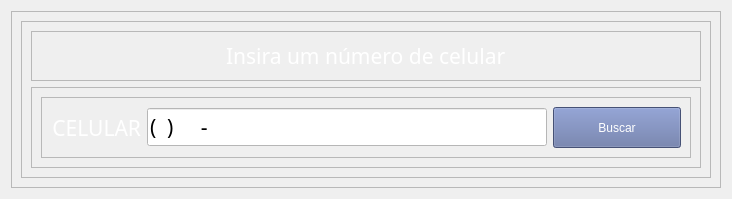
  <widget class="QWidget" name="page_2">
   <property name="sizePolicy">
    <sizepolicy hsizetype="Preferred" vsizetype="Preferred">
     <horstretch>0</horstretch>
     <verstretch>0</verstretch>
    </sizepolicy>
   </property>
   <layout class="QVBoxLayout" name="verticalLayout_8">
    <item>
     <widget class="QFrame" name="frame_13">
      <property name="frameShape">
       <enum>QFrame::StyledPanel</enum>
      </property>
      <property name="frameShadow">
       <enum>QFrame::Raised</enum>
      </property>
      <layout class="QVBoxLayout" name="verticalLayout_12">
       <item>
        <widget class="QFrame" name="frame_17">
         <property name="frameShape">
          <enum>QFrame::StyledPanel</enum>
         </property>
         <property name="frameShadow">
          <enum>QFrame::Raised</enum>
         </property>
         <layout class="QVBoxLayout" name="verticalLayout_9">
          <item>
           <widget class="QFrame" name="frame_18">
            <property name="maximumSize">
             <size>
              <width>16777215</width>
              <height>16777215</height>
             </size>
            </property>
            <property name="frameShape">
             <enum>QFrame::StyledPanel</enum>
            </property>
            <property name="frameShadow">
             <enum>QFrame::Raised</enum>
            </property>
            <layout class="QVBoxLayout" name="verticalLayout_10">
             <item alignment="Qt::AlignHCenter|Qt::AlignVCenter">
              <widget class="QLabel" name="label_4">
               <property name="font">
                <font>
                 <family>Century Gothic</family>
                 <pointsize>16</pointsize>
                </font>
               </property>
               <property name="styleSheet">
                <string notr="true">color: rgb(255, 255, 255);</string>
               </property>
               <property name="text">
                <string>Insira um número de celular</string>
               </property>
              </widget>
             </item>
            </layout>
           </widget>
          </item>
          <item alignment="Qt::AlignTop">
           <widget class="QFrame" name="frame_19">
            <property name="frameShape">
             <enum>QFrame::StyledPanel</enum>
            </property>
            <property name="frameShadow">
             <enum>QFrame::Raised</enum>
            </property>
            <layout class="QVBoxLayout" name="verticalLayout_11">
             <item alignment="Qt::AlignHCenter">
              <widget class="QFrame" name="frame_20">
               <property name="frameShape">
                <enum>QFrame::StyledPanel</enum>
               </property>
               <property name="frameShadow">
                <enum>QFrame::Raised</enum>
               </property>
               <layout class="QHBoxLayout" name="horizontalLayout_13">
                <item alignment="Qt::AlignRight">
                 <widget class="QLabel" name="le_celular_label_3">
                  <property name="minimumSize">
                   <size>
                    <width>90</width>
                    <height>31</height>
                   </size>
                  </property>
                  <property name="maximumSize">
                   <size>
                    <width>16777215</width>
                    <height>16777215</height>
                   </size>
                  </property>
                  <property name="font">
                   <font>
                    <family>Century Gothic</family>
                    <pointsize>16</pointsize>
                    <italic>false</italic>
                    <bold>false</bold>
                   </font>
                  </property>
                  <property name="styleSheet">
                   <string notr="true">color: rgb(255, 255, 255);
font: 16pt &quot;Century Gothic&quot;;</string>
                  </property>
                  <property name="text">
                   <string>CELULAR</string>
                  </property>
                  <property name="alignment">
                   <set>Qt::AlignRight|Qt::AlignTrailing|Qt::AlignVCenter</set>
                  </property>
                 </widget>
                </item>
                <item alignment="Qt::AlignHCenter">
                 <widget class="QLineEdit" name="le_celular_3">
                  <property name="minimumSize">
                   <size>
                    <width>400</width>
                    <height>31</height>
                   </size>
                  </property>
                  <property name="maximumSize">
                   <size>
                    <width>16777215</width>
                    <height>16777215</height>
                   </size>
                  </property>
                  <property name="font">
                   <font>
                    <family>Century Gothic</family>
                    <pointsize>16</pointsize>
                    <italic>false</italic>
                    <bold>false</bold>
                    <stylestrategy>PreferAntialias</stylestrategy>
                   </font>
                  </property>
                  <property name="focusPolicy">
                   <enum>Qt::StrongFocus</enum>
                  </property>
                  <property name="acceptDrops">
                   <bool>true</bool>
                  </property>
                  <property name="autoFillBackground">
                   <bool>false</bool>
                  </property>
                  <property name="styleSheet">
                   <string notr="true">background-color: rgb(255, 255, 255);
font: 16pt &quot;Century Gothic&quot;;</string>
                  </property>
                  <property name="inputMethodHints">
                   <set>Qt::ImhDigitsOnly</set>
                  </property>
                  <property name="inputMask">
                   <string>(00)00000-0000</string>
                  </property>
                  <property name="text">
                   <string notr="true">()-</string>
                  </property>
                  <property name="maxLength">
                   <number>14</number>
                  </property>
                  <property name="placeholderText">
                   <string/>
                  </property>
                  <property name="clearButtonEnabled">
                   <bool>false</bool>
                  </property>
                 </widget>
                </item>
                <item alignment="Qt::AlignHCenter">
                 <widget class="QPushButton" name="buscar_btn">
                  <property name="minimumSize">
                   <size>
                    <width>128</width>
                    <height>41</height>
                   </size>
                  </property>
                  <property name="maximumSize">
                   <size>
                    <width>200</width>
                    <height>16777215</height>
                   </size>
                  </property>
                  <property name="focusPolicy">
                   <enum>Qt::NoFocus</enum>
                  </property>
                  <property name="styleSheet">
                   <string notr="true">font: 11pt &quot;Century Gothic&quot;;
background-color: rgb(98, 114, 164);
color: rgb(255, 255, 255);</string>
                  </property>
                  <property name="text">
                   <string>Buscar</string>
                  </property>
                 </widget>
                </item>
               </layout>
              </widget>
             </item>
            </layout>
           </widget>
          </item>
         </layout>
        </widget>
       </item>
      </layout>
     </widget>
    </item>
   </layout>
  </widget>
